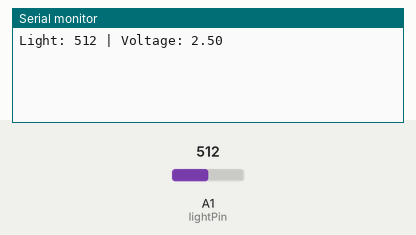
A sketch run on a simulated Arduino Uno, built with avr-gcc and run on an emulated ATmega328P. On the bench: the last lines printed to the serial monitor. The inputs (shaded band) are chosen by the test bench; at power-on: A1 (lightPin) = 512.

Above: at 18.0 s.
18.1 s: A1 (lightPin) set to 716
At 20.5 s:
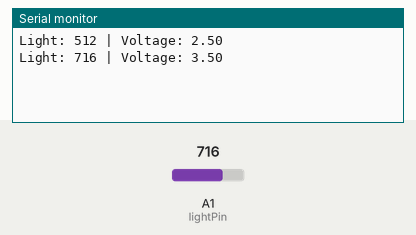
33.1 s: A1 (lightPin) set to 900
At 40.5 s:
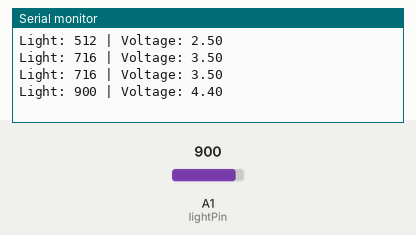
Timing chart, 0 to 42.0 s (numbered marks = the images above; inputs shaded):
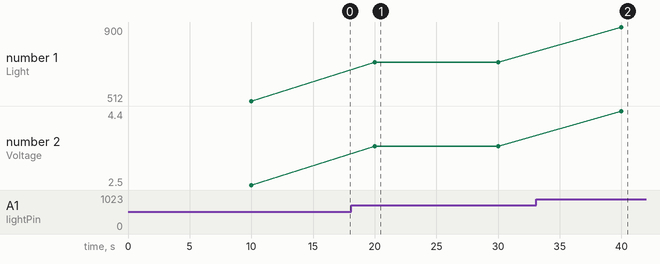

Measured:
- after the input at 18.1 s, the serial monitor: prints a new line after 1.9 s (image 1)
- after the input at 33.1 s, the serial monitor: prints a new line after 6.9 s (image 2)
- plotted number 1: 512 → 716 after the input at 18.1 s, 716 → 900 after the input at 33.1 s
- plotted number 2: 2.5 → 3.5 after the input at 18.1 s, 3.5 → 4.4 after the input at 33.1 s

The sketch:

sensorlight.ino
```cpp
int lightPin = A1;
unsigned long interval = 10000;
unsigned long last_moment = 0;

void setup() {
  Serial.begin(115200);
}

void loop() {
  if (millis() - last_moment >= interval) {
    last_moment = millis();

    int lightReading = analogRead(lightPin);
    float voltage = lightReading * (5.0 / 1023.0);

    Serial.print("Light: ");
    Serial.print(lightReading);
    Serial.print(" | Voltage: ");
    Serial.println(voltage, 2);
  }
}
```
